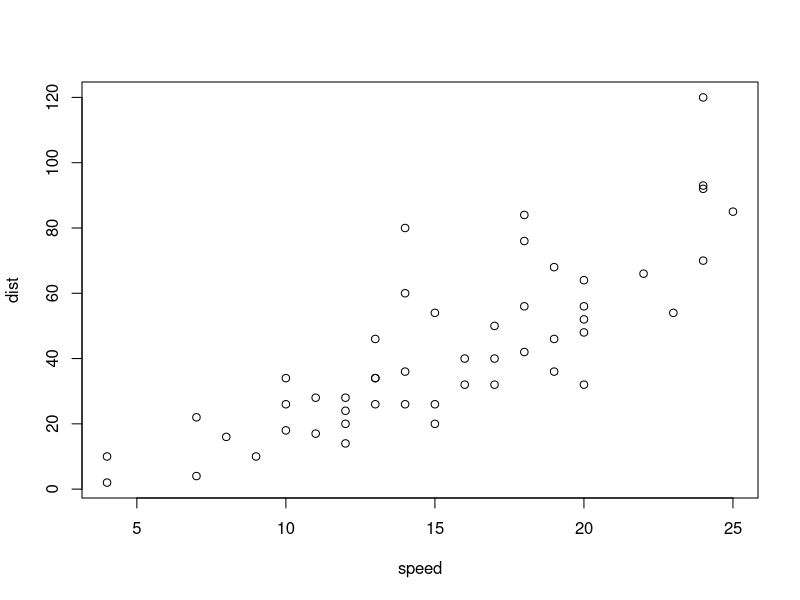
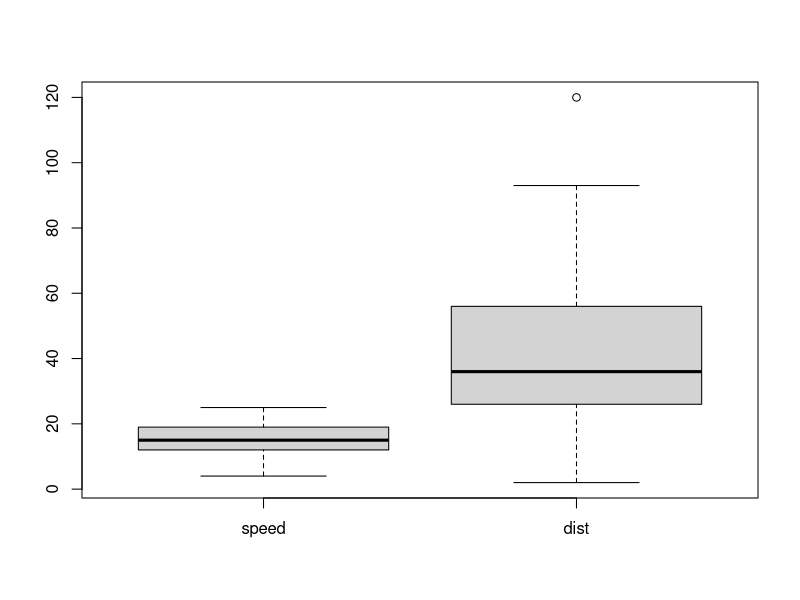

Here is the R script that generated these plots, in order:
## ---- chunk 1
plot(cars)
## ---- chunk 2
boxplot(cars)
